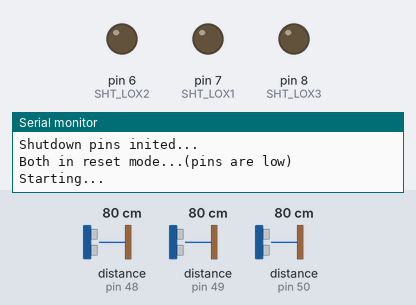
A sketch run on a simulated Arduino Uno, built with avr-gcc and run on an emulated ATmega328P. Shown: output pins drawn as LEDs (lit = HIGH), the last lines printed to the serial monitor. The test bench sets the inputs (shaded band); at power-on: distance to the obstacle (sensors on pin 48, pin 49, pin 50) 80 cm.

Above: at 0.01 s.
At 1.2 s:
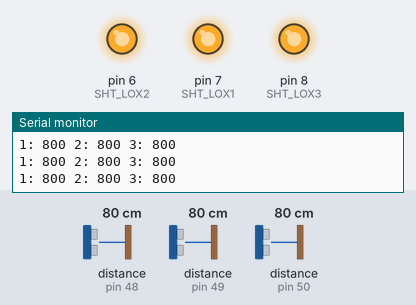
1.3 s: distance to the obstacle (sensor on pin 48) set to 250 cm
3.6 s: distance to the obstacle (sensor on pin 49) set to 250 cm
5.8 s: distance to the obstacle (sensor on pin 50) set to 250 cm
8.0 s: distance to the obstacle (sensor on pin 48) set to 2 cm
10.2 s: distance to the obstacle (sensor on pin 49) set to 2 cm
Timing chart, 0 to 13.2 s (numbered marks = the images above; inputs shaded):
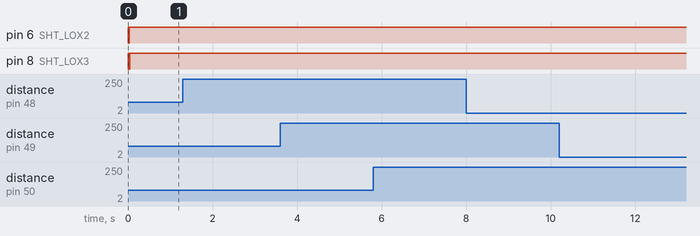

The sketch:

MultipleUnidirectionalLidar.ino
```cpp
#include "Adafruit_VL53L0X.h"

// address we will assign if dual sensor is present
#define LOX1_ADDRESS 0x30
#define LOX2_ADDRESS 0x31
#define LOX3_ADDRESS 0x32

// set the pins to shutdown
#define SHT_LOX1 7
#define SHT_LOX2 6
#define SHT_LOX3 8

// objects for the vl53l0x
Adafruit_VL53L0X lox1 = Adafruit_VL53L0X();
Adafruit_VL53L0X lox2 = Adafruit_VL53L0X();
Adafruit_VL53L0X lox3 = Adafruit_VL53L0X();

// this holds the measurement
VL53L0X_RangingMeasurementData_t measure1;
VL53L0X_RangingMeasurementData_t measure2;
VL53L0X_RangingMeasurementData_t measure3;

/*
    Reset all sensors by setting all of their XSHUT pins low for delay(10), then set all XSHUT high to bring out of reset
    Keep sensor #1 awake by keeping XSHUT pin high
    Put all other sensors into shutdown by pulling XSHUT pins low
    Initialize sensor #1 with lox.begin(new_i2c_address) Pick any number but 0x29 and it must be under 0x7F. Going with 0x30 to 0x3F is probably OK.
    Keep sensor #1 awake, and now bring sensor #2 out of reset by setting its XSHUT pin high.
    Initialize sensor #2 with lox.begin(new_i2c_address) Pick any number but 0x29 and whatever you set the first sensor to
 */
void setID() {
  // all reset
  digitalWrite(SHT_LOX1, LOW);
  digitalWrite(SHT_LOX2, LOW);
  digitalWrite(SHT_LOX3, LOW);
  delay(10);
  // all unreset
  digitalWrite(SHT_LOX1, HIGH);
  digitalWrite(SHT_LOX2, HIGH);
  digitalWrite(SHT_LOX3, HIGH);
  delay(10);

  // activating LOX1 and resetting LOX2
  digitalWrite(SHT_LOX1, HIGH);
  digitalWrite(SHT_LOX2, LOW);
  digitalWrite(SHT_LOX3, LOW);

  // initing LOX1
  if(!lox1.begin(LOX1_ADDRESS)) {
    Serial.println(F("Failed to boot first VL53L0X"));
    while(1);
  }
  delay(10);

  // activating LOX2
  digitalWrite(SHT_LOX2, HIGH);
  delay(10);

  //initing LOX2
  if(!lox2.begin(LOX2_ADDRESS)) {
    Serial.println(F("Failed to boot second VL53L0X"));
    while(1);
  }

  // activating LOX3
  digitalWrite(SHT_LOX3, HIGH);
  delay(10);

  //initing LOX3
  if(!lox3.begin(LOX3_ADDRESS)) {
    Serial.println(F("Failed to boot second VL53L0X"));
    while(1);
  }
}

void read_dual_sensors() {

  lox1.rangingTest(&measure1, false); // pass in 'true' to get debug data printout!
  lox2.rangingTest(&measure2, false); // pass in 'true' to get debug data printout!
  lox3.rangingTest(&measure3, false); // pass in 'true' to get debug data printout!

  // print sensor one reading
  Serial.print(F("1: "));
  if(measure1.RangeStatus != 4) {     // if not out of range
    Serial.print(measure1.RangeMilliMeter);
  } else {
    Serial.print(F("Out of range"));
  }

  Serial.print(F(" "));

  // print sensor two reading
  Serial.print(F("2: "));
  if(measure2.RangeStatus != 4) {
    Serial.print(measure2.RangeMilliMeter);
  } else {
    Serial.print(F("Out of range"));
  }

  Serial.print(F(" "));

  // print sensor two reading
  Serial.print(F("3: "));
  if(measure3.RangeStatus != 4) {
    Serial.print(measure3.RangeMilliMeter);
  } else {
    Serial.print(F("Out of range"));
  }

  Serial.println();
}

void setup() {
  Serial.begin(115200);

  // wait until serial port opens for native USB devices
  while (! Serial) { delay(1); }

  pinMode(SHT_LOX1, OUTPUT);
  pinMode(SHT_LOX2, OUTPUT);
  pinMode(SHT_LOX3, OUTPUT);

  Serial.println(F("Shutdown pins inited..."));

  digitalWrite(SHT_LOX1, LOW);
  digitalWrite(SHT_LOX2, LOW);
  digitalWrite(SHT_LOX3, LOW);

  Serial.println(F("Both in reset mode...(pins are low)"));


  Serial.println(F("Starting..."));
  setID();

}

void loop() {

  read_dual_sensors();
  delay(100);
}
```
